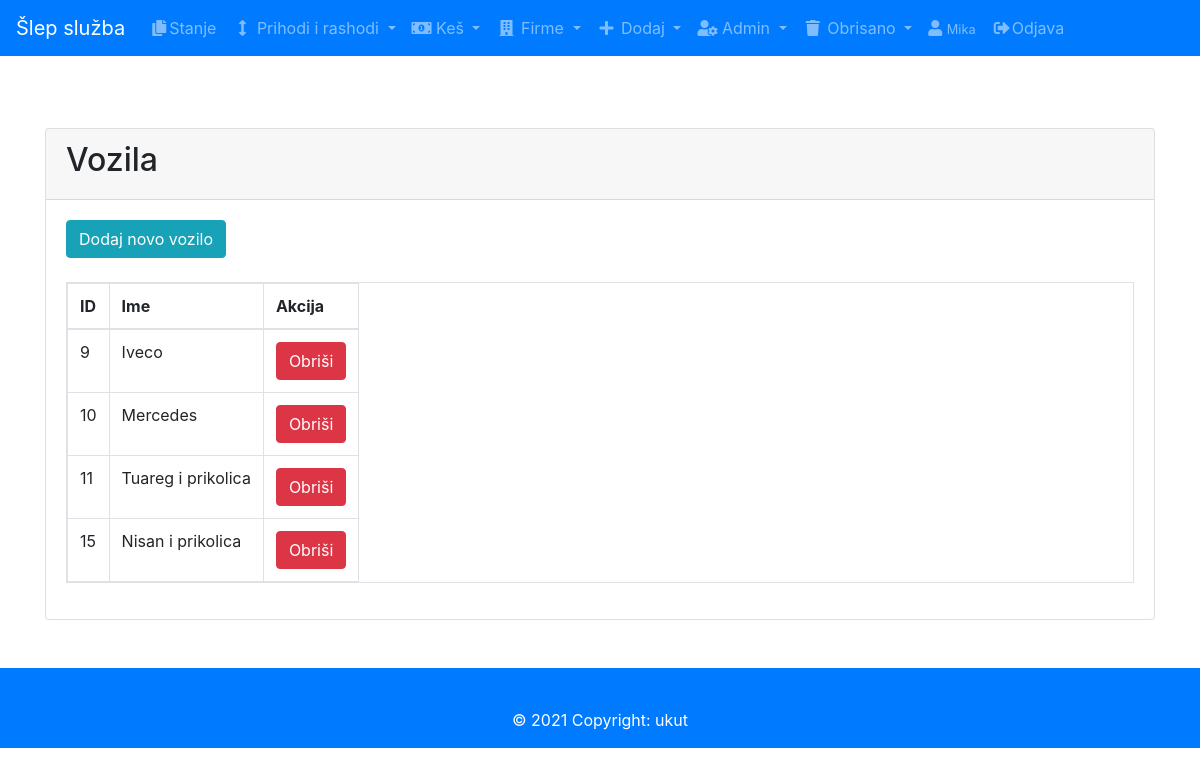
The app's page /vozila.php (signed in) with its own data.
### tables this page shows
CREATE TABLE `vozila` (
  `idvozila` int(11) NOT NULL,
  `ime` varchar(45) DEFAULT NULL,
  `status` int(1) DEFAULT NULL
);

### classes/Db.class.php (called while the page is built)
<?php
class Db
{
	protected function connect(){
		$dsn = "mysql:host=127.0.0.1;charset=utf8;dbname=aerodrom_as";
			try{
				$conn = new PDO($dsn, "root", "");
				return $conn;
			}catch(PDOException $e){
				die("Error: " . $e->getMessage());
			}
	}
}

### classes/Superclass.class.php (called while the page is built, shortened)
<?php
class Superclass extends Db{
		public function selectVozilo(){
		$sql = "SELECT * FROM vozila";
		$result = $this->connect()->query($sql);
		if($result->rowCount()>0){
			while ($row = $result->fetch()) {
				$data[] = $row;
			}
			return $data;
		}
	}
}
?>

### vozila.php (the view, shortened to what this page needs)
<?php
{require 'header.php';}
?>
<div class="container">
  <div class="card mt-5">
    <div class="card-header">
      <h2>Vozila</h2>
    </div>
  <div>
  <div class="card-body">
     <a href="" class="btn btn-info btn-rounded mb-4" data-toggle="modal" data-target="#modalSubscriptionForm">Dodaj novo vozilo</a>
  <table class="table table-bordered table-responsive"><thead>
    <tr>
        <th>ID</th>
          <th>Ime </th>
          <th>Akcija</th>
      </tr>
    </thead>
    <?php
    $vozila = new Superclass();
    $rows = $vozila->selectVozilo();
      foreach($rows as $row){ ?>
    <tr>
     <td><?= $row['idvozila'];?></td>
      <td><?= $row['ime'];?></td>
      <td><a href="vozila.php?del=<?= $row['idvozila'];?>" class="btn btn-danger" onClick="return confirm('Da li ste sigurni da želite da obrišete unos?')">Obriši</a></td>
    </tr>
    <?php } ?>
  </table>
  </div>
</div></div></div>
<?php require 'footer.php'; ?>

### records on screen
vozila: idvozila "9", ime "Iveco"
vozila: idvozila "10", ime "Mercedes"
vozila: idvozila "11", ime "Tuareg i prikolica"
vozila: idvozila "15", ime "Nisan i prikolica"

### other values on screen
$_SESSION['name'] "Mika"
